Frame 1 (no input): blank canvas, image omitted
Frame 60 (the mouse pressed at the canvas centre just before this capture): blank canvas, image omitted
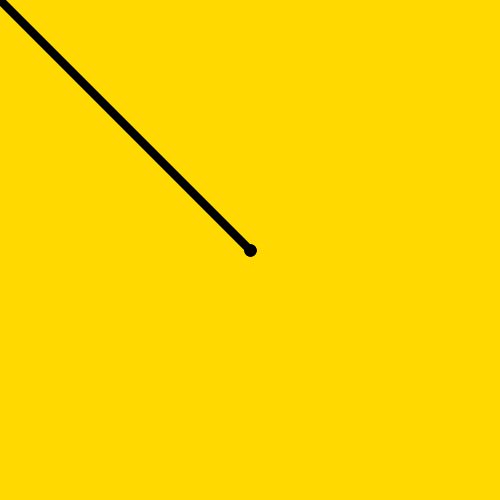
Frame 120 (the mouse held since frame 60 and released just before this capture)

The Processing sketch whose frames 1 and 60 were blank and that drew this single picture after the mouse press (run headless with seeded random() and noise(); from frame 60 on, the mouse is pressed at the canvas centre):

// Processing sketch: processing_37311
// ── processing_37311.pde

//Chinese Calligraphy Program
//Hold right click to draw
//Let go to draw nothing 


void setup()
{
  size (500,500);
  background (255,217,0);
}

void draw()
{
  if(mousePressed){
    strokeWeight(random(13));
  line(pmouseX,pmouseY,mouseX,mouseY);
  }
}
